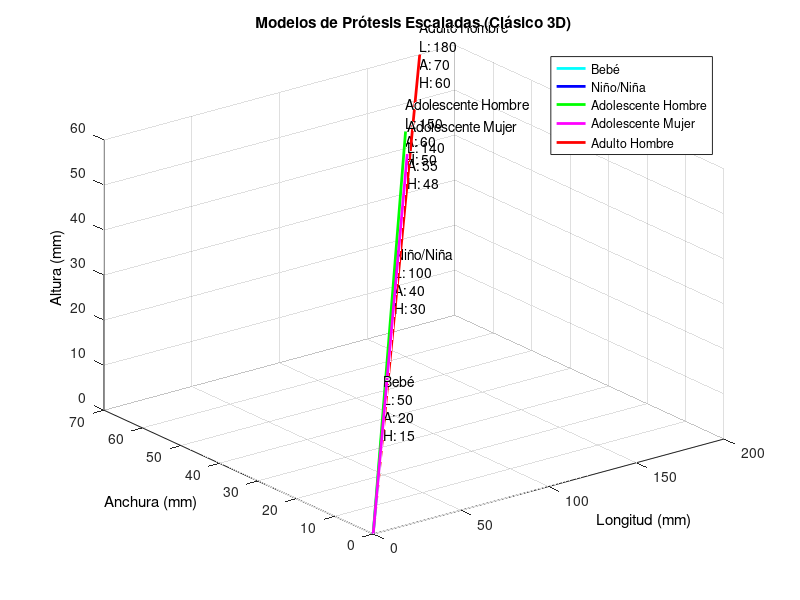

Here is the MATLAB script that generated this plot:
% Definición de dimensiones
baby_length = 50; baby_width = 20; baby_height = 15; 
child_length = 100; child_width = 40; child_height = 30; 
teen_male_length = 150; teen_male_width = 60; teen_male_height = 50; 
teen_female_length = 140; teen_female_width = 55; teen_female_height = 48; 
adult_male_length = 180; adult_male_width = 70; adult_male_height = 60; 

% Gráfico clásico en 3D
figure;
hold on;
title('Modelos de Prótesis Escaladas (Clásico 3D)', 'Color', 'k');
xlabel('Longitud (mm)', 'Color', 'k');
ylabel('Anchura (mm)', 'Color', 'k');
zlabel('Altura (mm)', 'Color', 'k');
grid on;

% Añadir modelos al gráfico 3D con escalas
plot3([0, baby_length], [0, baby_width], [0, baby_height], 'c', 'LineWidth', 2);
text(baby_length, baby_width, baby_height, ...
    sprintf('Bebé\nL: %d\nA: %d\nH: %d', baby_length, baby_width, baby_height), 'Color', 'k');

plot3([0, child_length], [0, child_width], [0, child_height], 'b', 'LineWidth', 2);
text(child_length, child_width, child_height, ...
    sprintf('Niño/Niña\nL: %d\nA: %d\nH: %d', child_length, child_width, child_height), 'Color', 'k');

plot3([0, teen_male_length], [0, teen_male_width], [0, teen_male_height], 'g', 'LineWidth', 2);
text(teen_male_length, teen_male_width, teen_male_height, ...
    sprintf('Adolescente Hombre\nL: %d\nA: %d\nH: %d', teen_male_length, teen_male_width, teen_male_height), 'Color', 'k');

plot3([0, teen_female_length], [0, teen_female_width], [0, teen_female_height], 'm', 'LineWidth', 2);
text(teen_female_length, teen_female_width, teen_female_height, ...
    sprintf('Adolescente Mujer\nL: %d\nA: %d\nH: %d', teen_female_length, teen_female_width, teen_female_height), 'Color', 'k');

plot3([0, adult_male_length], [0, adult_male_width], [0, adult_male_height], 'r', 'LineWidth', 2);
text(adult_male_length, adult_male_width, adult_male_height, ...
    sprintf('Adulto Hombre\nL: %d\nA: %d\nH: %d', adult_male_length, adult_male_width, adult_male_height), 'Color', 'k');

legend('Bebé', 'Niño/Niña', 'Adolescente Hombre', 'Adolescente Mujer', 'Adulto Hombre');
view(3); % Vista en 3D
hold off;